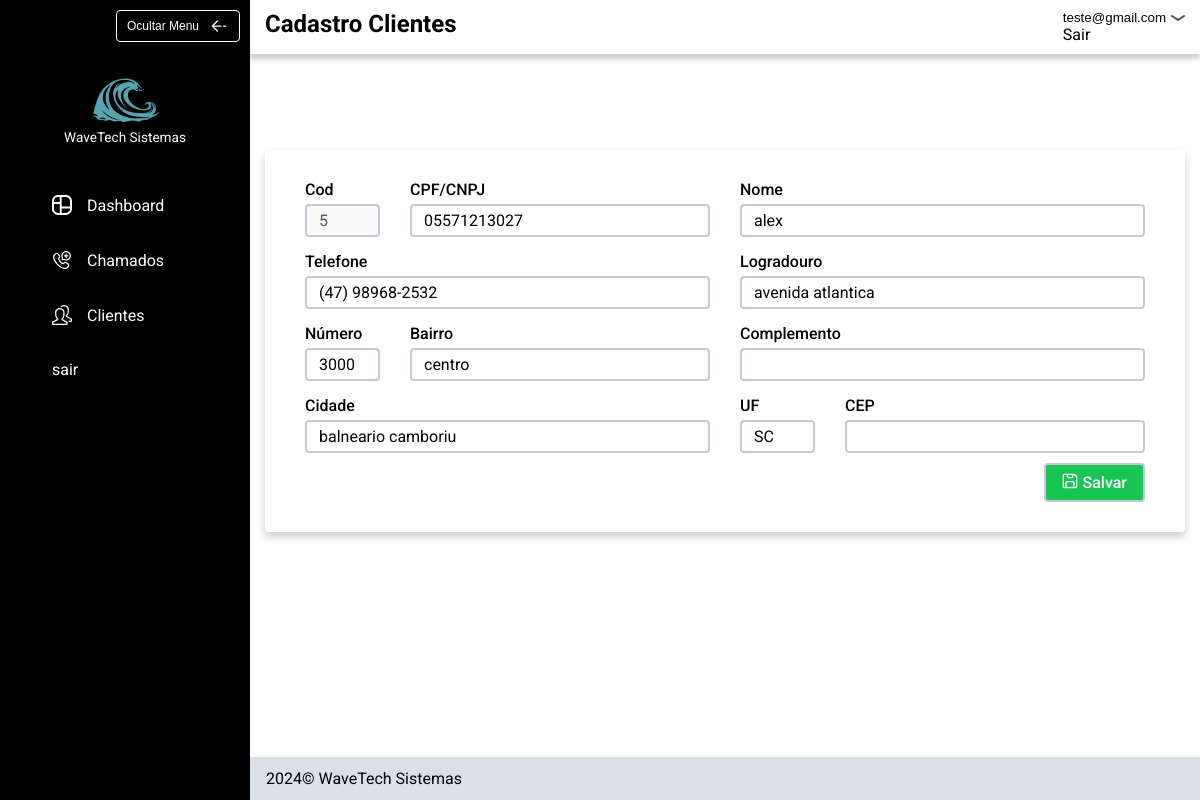
Screenshot of /editar_cliente?cliente=5 (signed in) with the database file from the repository.
### tables this page shows
CREATE TABLE usuarios (
id INTEGER PRIMARY KEY,
email TEXT NOT NULL,
password TEXT NOT NULL);

CREATE TABLE clientes (
               id INTEGER PRIMARY KEY,
               usuario_id INTEGER,
               nome TEXT NOT NULL,
               cpf_cnpj TEXT NOT NULL,
               telefone TEXT NOT NULL,
               logradouro TEXT NOT NULL,
               bairro TEXT NOT NULL,
               numero INTEGER,
               complemento TEXT,
               cidade TEXT NOT NULL,
               uf TEXT NOT NULL,
               cep TEXT,
               FOREIGN KEY (usuario_id) REFERENCES usuarios (id) 
               );

### app.py (the view, shortened to what this page needs)
@app.route("/editar_cliente", methods=["GET", "POST"])
@login_required
def editar_cliente():
    db = opendb()
    cursor = db.cursor()
    cliente_id = request.args.get("cliente")
    action = "atualizar_cliente"
    cursor.execute("SELECT * FROM clientes WHERE id = ? AND usuario_id = ? ", (cliente_id,session["user_id"]))
    cliente = cursor.fetchone()
    closedb(db, cursor)
    return render_template("cadastrar_clientes.html",cliente=cliente, action=action)

### app.py (called while the page is built)
def login_required(f):
    @wraps(f)
    def decorated_function(*args, **kwargs):
        if session.get("user_id") is None:
            return redirect("/login")
        return f(*args, **kwargs)
    return decorated_function

def opendb():
    connection = sqlite3.connect("sistema_chamados.db")
    connection.row_factory = sqlite3.Row
    return connection

def closedb(connection, cursor):
    cursor.close()
    connection.close()

@app.context_processor
def inject_user_email():
    db = opendb()
    cursor = db.cursor()
    user_id = session.get("user_id")
    if user_id:
        cursor.execute("SELECT email FROM usuarios WHERE id = ?", (user_id,))
        user_email = cursor.fetchone()
        return {
            "user_email" : user_email["email"]
        }
    return {}

### templates/cadastrar_clientes.html (shortened to what this page needs)
{% extends "layout.html" %}
{% block class_header %}
  padrao
{% endblock %}
{% block title_header %}
    Cadastro Clientes
{% endblock %}
{% block principal %}
    <div class="cadastrar_cliente_content">
        <form action="{% if action == 'criar_cliente' %}/cadastrar_clientes{% else %}/editar_cliente{% endif %}" method="post" class="form_cad_chamado">
            <div class="form_cad">
                <div class="sub_col2">
                    <div>
                        <label for="cod_cliente">Cod</label>
                        <input disabled type="text" id="cod_cliente" name="cod" value="{{ cliente['id'] if cliente else 0 }}">
                    </div>
                    <div>
                        <label for="registro_cliente">CPF/CNPJ</label>
                        <input type="text" id="registro_cliente" name="registro" value="{{ cliente['cpf_cnpj'] if cliente }}">
                    </div>
                </div>
                <div>
                    <label for="nome_cliente">Nome</label>
                    <input type="text" id="nome_cliente" name="nome" value="{{ cliente['nome'] if cliente }}">
                </div>
                <div>
                    <label for="tel_cliente">Telefone</label>
                    <input type="text" id="tel_cliente" name="telefone" value="{{ cliente['telefone'] if cliente }}">
                </div>
                <div>
                    <label for="logradouro_cliente">Logradouro</label>
                    <input type="text" id="logradouro_cliente" name="logradouro" value="{{ cliente['logradouro'] if cliente }}">
                </div>
                <div class="sub_col2">
                    <div>
                        <label for="numero_cliente">Número</label>
                        <input type="text" id="numero_cliente" name="numero" value="{{ cliente['numero'] if cliente }}">
                    </div>
                    <div>
                        <label for="bairro_cliente">Bairro</label>
                        <input type="text" id="bairro_cliente" name="bairro" value="{{ cliente['bairro'] if cliente }}">
                    </div>
                </div>
                <div>
                    <label for="complemento_cliente">Complemento</label>
                    <input type="text" id="complemento_cliente" name="complemento" value="{{ cliente['complemento'] if cliente }}">
                </div>
                <div>
                    <label for="cidade_cliente">Cidade</label>
                    <input type="text" id="cidade_cliente" name="cidade" value="{{ cliente['cidade'] if cliente }}">
                </div>
                <div class="sub_col2">
                    <div>
                        <label for="uf_cliente">UF</label>
                        <input type="text" id="uf_cliente" name="uf" value="{{ cliente['uf'] if cliente }}">
                    </div>
                    <div>
                        <label for="cep_cliente">CEP</label>
                        <input type="text" id="cep_cliente" name="cep" value="{{ cliente['cep'] if cliente }}">
                    </div>
                </div>
            </div>
            <div class="btn_save_conteiner">
                <button class="btn_save btn_verde"><img src="../static/img/icon/salvar.svg">Salvar</button>
            </div>
        </form>
    </div>
{% endblock %}

### templates/layout.html (shortened to what this page needs)
<!DOCTYPE html>
<html lang="pt-br">
<head>
    <link rel="stylesheet" href="../static/css/style.css">
</head>
<body>
    <div class="dashboard_container">
        <header class="cabecalho">
            <div class="logo_container">
                <button class="btn_ocultar_header">Ocultar Menu<img src="../static/img/icon/arrow.svg"></button>
                <div class="logo">
                    <img src="../static/img/logotipo.png">
                    <span>WaveTech Sistemas</span>
                </div>
            </div>
            <nav class="navegacao_principal">
                <ul class="nav_links">
                    <li><a href="/"><img src="../static/img/icon/dashboard-cropped.svg" width="20px" height="20px">Dashboard</a></li>
                    <li><a href="/chamados"><img src="../static/img/icon/chamado.svg" width="20px" height="20px">Chamados</a></li>
                    <li><a href="/clientes"><img src="../static/img/icon/clientes.svg" width="20px" height="20px">Clientes</a></li>
                    <li><a href="/logout">sair</a></li>
                </ul>
            </nav>
        </header>
        <main>
            <section class="conteudo_header">
                <div class="header_informacoes_container">
                    <div class="header_informacoes {% block class_header %}{% endblock %}">
                        <h1>{% block title_header %}{% endblock %}</h1>
                        <div>
                            <button class="btn_logout">{{ user_email }}<img src="../static/img/icon/seta-abrir.svg"></button>
                            <div class="layout_sair">
                                <a href="/logout">Sair</a>
                            </div>
                        </div>
                    </div>
                </div>
            </section>
            <section class="conteudo_principal">
                {% block principal %}
                {% endblock %}
            </section>
        </main>
        <footer class="footer">
            <p>2024© WaveTech Sistemas</p>
        </footer>
    </div>
</body>
</html>

### static/css/estilo.css (style rules this page uses)
body { margin: 0px; font-family: "Roboto"; }
img { display: block; max-width: 100%; }
label, input { display: block; }
button { background: none; border: none; padding: 0; cursor: pointer; }
h1, h2, h3, h4, p, ul { margin: 0px; }
a { text-decoration: none; color: inherit; display: inline-block; }
ul { padding: 0; list-style: none; }

### static/css/cores.css (style rules this page uses)
:root { --azul: #137cf7; --azul-hover:#0a5dd1; --azulClaro: #D1E6FF; --azulClaroFocus: #99c6fd; --branco: #ffffff; --preto: #000000; --cinzaFooter : #DBDFE9; --verde: #17C653; --verde-escuro: #139f44; --amarelo: #F6C000; --vermelho: #F8285A; --cinzaBorda: #c2cad8; }

### static/css/dashboard.css (style rules this page uses)
.conteudo_principal { padding: 0 15px; }
.conteudo_header { display: grid; grid-template-rows: auto 1fr; height: 150px; width: 100%; }
.dashboard_container { display: grid; grid-template-columns: auto 1fr; grid-template-rows: 1fr auto; min-height: 100vh; }
.cabecalho { width: 250px; height: 100%; background-color: var(--preto); grid-row: span 2; }
.navegacao_principal { color: var(--branco); }
.logo_container { display: grid; height: 150px; padding: 10px 10px 5px 10px; box-sizing: border-box; }
.nav_links { display: flex; flex-direction: column; gap: 25px; padding: 40px; }
.nav_links li a { display: flex; gap: 15px; padding: 5px 12px; align-items: center; }
.nav_links li { width: max-content; }
.btn_ocultar_header { display: flex; align-items: center; justify-self: end; height: max-content; font-size: .75rem; gap: 10px; color: var(--branco); padding: 5px 10px; border: 1px solid var(--branco); border-radius: 4px; }
.logo { justify-items: center; align-self: end; }
.logo img { max-width: 70px; margin-bottom: 3px; }
.logo span { color: var(--branco); display: block; font-size: .85rem; }
.footer { background: var(--cinzaFooter); height: max-content; padding: 12px 16px; }
.header_informacoes { display: flex; justify-content: space-between; margin: 0 auto; padding: 10px 15px; }
.header_informacoes_container { box-shadow: 0 5px 5px rgba(0, 0, 0, 0.2); }

### static/css/chamados.css (style rules this page uses)
.padrao { max-width: 1100px; }
.btn_verde { transition: .3s; }

### static/css/cad_chamados.css (style rules this page uses)
.sub_col2 { display: grid; grid-template-columns: 1fr 4fr; gap: 30px; }
.form_cad label { font-weight: 500; margin-bottom: 5px; }
.form_cad input, .form_cad textarea, .form_cad select { width: 100%; box-sizing: border-box; font-size: 1rem; padding: 5px 12px; border-radius: 4px; border: 2px solid var(--cinzaBorda); font-family: "Roboto"; }
.form_cad { display: grid; grid-template-columns: 1fr 1fr; gap: 15px 30px; }
.form_cad { border-radius: 10px; margin-bottom: 10px; }
.btn_save { display: flex; gap: 5px; font-size: 1rem; font-family: "Roboto"; font-weight: 500; color: var(--branco); background: var(--verde); padding: 8px 16px; border: 2px solid var(--cinzaBorda); border-radius: 4px; }
.btn_save_conteiner { display: flex; justify-content: end; }

### static/css/cad_clientes.css (style rules this page uses)
.cadastrar_cliente_content, .cadastrar_chamado_content { box-shadow: 0 5px 10px rgba(0,0,0,.2); padding: 30px 40px; border-radius: 4px; }

### static/css/logout-header.css (style rules this page uses)
.btn_logout { display: flex; align-items: center; gap: 5px; }
.btn_logout img { transform: rotate(180deg); }

### rows the page displays
usuarios: email "teste@gmail.com"
clientes: cod "5", registro "05571213027", nome "alex", telefone "(47) 98968-2532", logradouro "avenida atlantica", numero "3000", bairro "centro", cidade "balneario camboriu", uf "SC"
